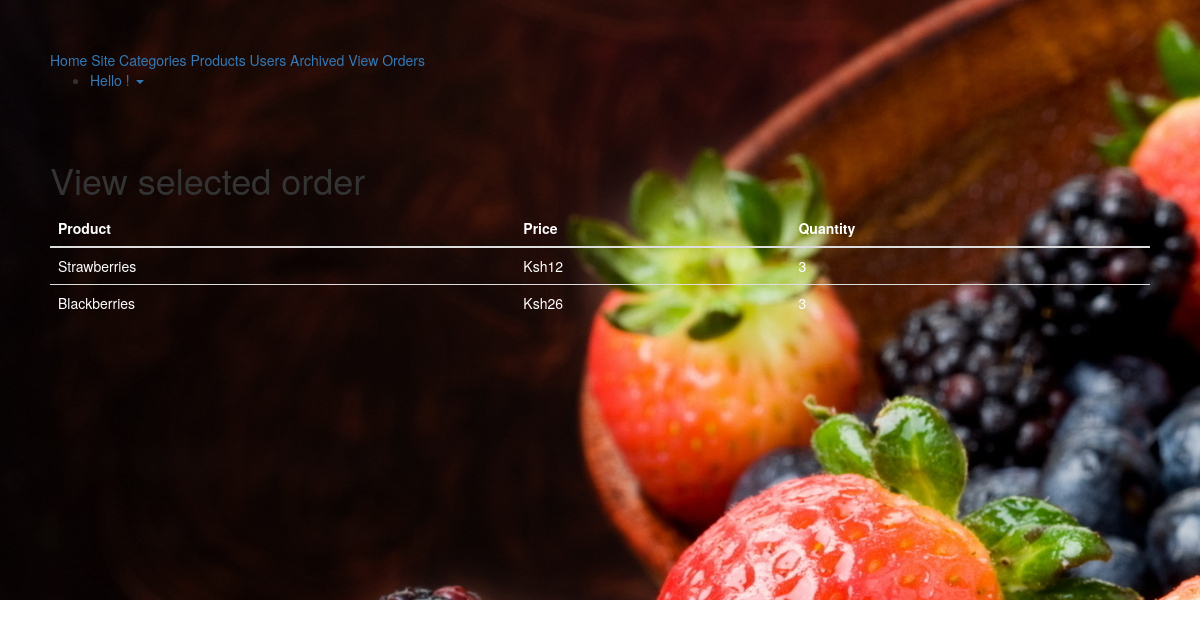
Screenshot of /admin/viewspecificorder.php?action=vieworderItem&id=1 with the database file from the repository.
### tables this page shows
CREATE TABLE `order_items` (
  `id` int(11) NOT NULL,
  `order_id` int(11) NOT NULL,
  `product_id` int(11) NOT NULL,
  `quantity` int(5) NOT NULL
);

CREATE TABLE `products` (
  `Productid` int(11) NOT NULL,
  `Category` int(11) DEFAULT NULL,
  `Name` varchar(50) DEFAULT NULL,
  `UnitPrice` float DEFAULT NULL,
  `Image` varchar(250) DEFAULT NULL,
  `date_added` datetime NOT NULL,
  `Deleted` int(11) DEFAULT NULL,
  `Featured` int(11) DEFAULT NULL
);

### admin/viewspecificorder.php (the view, shortened to what this page needs)
<?php
include '../cart.php';
if($_REQUEST['action'] == 'vieworderItem' && !empty($_REQUEST['id'])){
        $OrderID = $_REQUEST['id'];
}
else{
        header("Location: index.php");
    }
?>
<!DOCTYPE html>
<html lang="en">
<head>
    <link rel="stylesheet" href="http://maxcdn.bootstrapcdn.com/bootstrap/3.3.7/css/bootstrap.min.css">
</head>
<body>
<div class="container">
<?php include("adminlinks.php") ?>
<br>
<br>
    <h1>View selected order</h1>
    <table class="table" style="color:white;">
    <thead>
        <tr>
            <th>Product</th>
            <th>Price</th>
            <th>Quantity</th>
        </tr>
    </thead>
    <tbody>
        <?php
        $query = $db->query("SELECT * FROM order_items,products WHERE order_items.product_id=products.productid and order_items.order_id = '$OrderID'");
        if($query->num_rows > 0){
		 while($item = $query->fetch_assoc()){
        ?>
        <tr>
            <td><?php echo $item["Name"]; ?></td>
            <td><?php echo 'Ksh'.$item["UnitPrice"]; ?></td>
            <td><?php echo $item["quantity"]; ?></td>
        </tr>
	<?php } }else{ ?>
        <tr><td colspan="5"><p>No records.....</p></td>
    <?php } ?>
    </tbody>
    </table>
</div>
</body>
</html>

### rows the page displays
order_items: product.Name "Strawberries", product.UnitPrice "12", quantity "3"
order_items: product.Name "Blackberries", product.UnitPrice "26", quantity "3"
